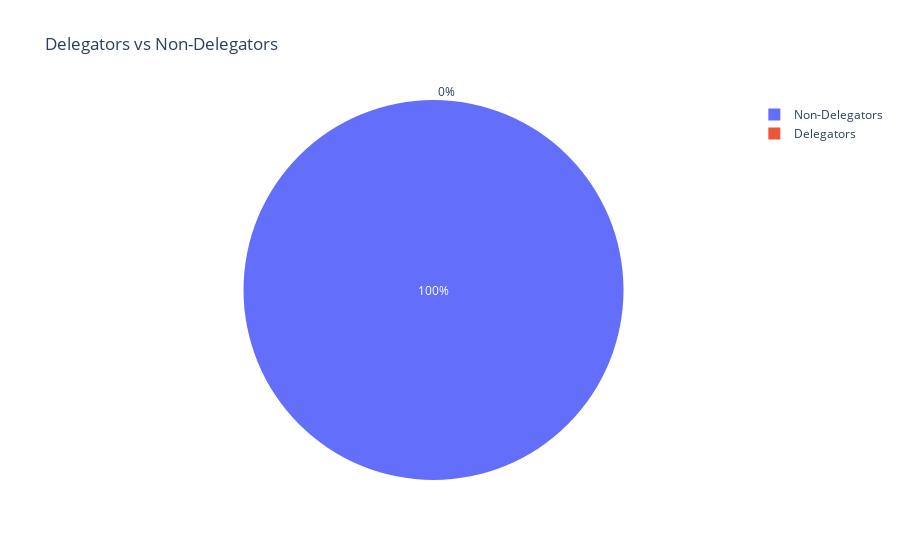

Here is the notebook cell this chart was saved with:
### Code cell
import plotly.graph_objects as go
import plotly.express as px

# Delegator count and percentage
delegator_count = data['Is delegator'].sum()
total_users = len(data)
delegator_percentage = (delegator_count / total_users) * 100

# Pie chart of delegators vs non-delegators
fig = px.pie(
    names=['Delegators', 'Non-Delegators'],
    values=[delegator_count, total_users - delegator_count],
    title='Delegators vs Non-Delegators'
)
fig.show()



# Total votes cast by delegators vs non-delegators
fig = go.Figure()
fig.add_trace(go.Box(x=data['Is delegator'], y=data['Total Votes'], boxmode='group', name='Total Votes'))
fig.update_layout(title='Total Votes Cast by Delegators vs Non-Delegators')
fig.show()

# Proposal interaction of delegators
fig = px.histogram(
    data[data['Is delegator']],
    x='Proposal Interaction',
    title='Proposal Interaction of Delegators'
)
fig.show()

### Figure 1 — Plotly figure (JSON) as saved in the notebook; plotly's stock layout.template omitted (floating-point values rounded to 4 significant figures)
{"data": [{"domain": {"x": [0, 1], "y": [0, 1]}, "hovertemplate": "label=%{label}<br>value=%{value}<extra></extra>", "labels": ["Delegators", "Non-Delegators"], "legendgroup": "", "name": "", "showlegend": true, "type": "pie", "values": [0, 1650]}], "layout": {"legend": {"tracegroupgap": 0}, "title": {"text": "Delegators vs Non-Delegators"}}}
